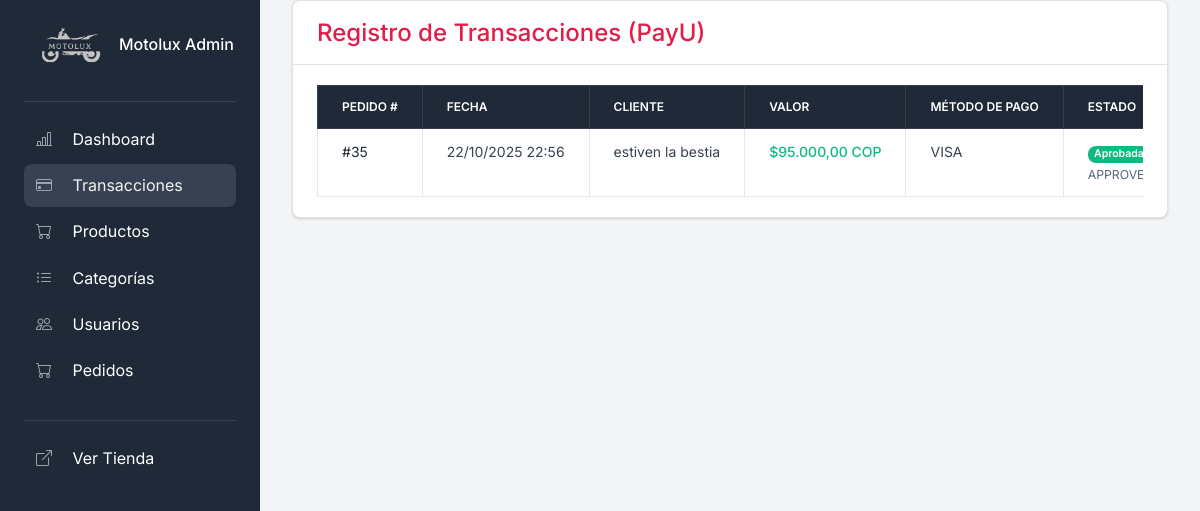
Page /transactions/ on the earlier database version.
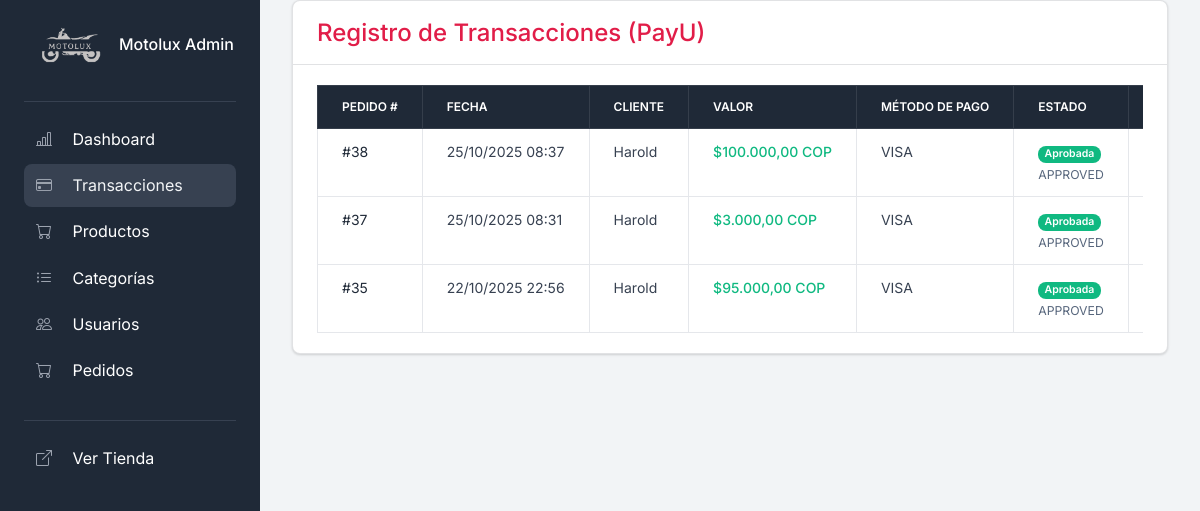
Same page on the later database version.
### tienda/models.py (models this page shows, shortened)
class Transaccion(models.Model):
    pedido = models.ForeignKey(Pedido, on_delete=models.SET_NULL, null=True, related_name='transacciones')
    id_transaccion_payu = models.CharField(max_length=255, unique=True, help_text="Transaction ID de PayU")
    estado_pol = models.CharField(max_length=50, help_text="Estado de la transacción en PayU")
    mensaje_respuesta = models.CharField(max_length=255, help_text="Mensaje de respuesta de PayU")
    metodo_pago_nombre = models.CharField(max_length=100, help_text="Nombre del método de pago usado")
    valor = models.DecimalField(max_digits=10, decimal_places=2)
    moneda = models.CharField(max_length=10)
    fecha = models.DateTimeField(auto_now_add=True)

class Pedido(models.Model):
    ESTADOS = [
        ('Pendiente', 'Pendiente'),
        ('Procesando', 'Procesando'),
        ('Entregado', 'Entregado'),
        ('Cancelado', 'Cancelado'),
    ]
    usuario = models.ForeignKey(Usuario, on_delete=models.CASCADE, related_name='pedidos')
    fecha = models.DateTimeField(auto_now_add=True)
    total = models.DecimalField(max_digits=10, decimal_places=0, validators=[MinValueValidator(0)])
    estado = models.CharField(max_length=20, choices=ESTADOS, default='Pendiente')

class Usuario(models.Model):
    user = models.OneToOneField(User, on_delete=models.CASCADE, related_name="perfil")
    rol = models.ForeignKey("Rol", on_delete=models.CASCADE, related_name='usuarios')
    telefono = models.CharField(max_length=20, blank=True, null=True)
    cedula = models.CharField(max_length=20, blank=True, null=True)
    direccion = models.CharField(max_length=200, blank=True, null=True)
    direccion2 = models.CharField(max_length=200, blank=True, null=True)
    ciudad = models.CharField(max_length=100, blank=True, null=True)
    departamento = models.CharField(max_length=100, blank=True, null=True)

### tienda/views.py (the view)
# urls.py: path('transactions/', views.transactions, name='transactions'),
def transactions(request):
    lista_transacciones = Transaccion.objects.select_related('pedido__usuario__user').order_by('-fecha')
    return render(request, 'tienda/admin/pedidos/transactions.html', {'transacciones': lista_transacciones})

### tienda/templates/tienda/admin/pedidos/transactions.html (shortened to what this page needs)
{% extends 'tienda/admin/layouts/base.html' %}
{% load static humanize %}
{% block content %}
<div class="container-fluid">
    <div class="card shadow mb-4">
        <div class="card-header py-3">
            <h4 class="m-0 font-weight-bold text-danger">Registro de Transacciones (PayU)</h4>
        </div>
        <div class="card-body">
            <div class="table-responsive">
                <table class="table table-bordered table-hover" id="dataTable" width="100%" cellspacing="0">
                    <thead class="table-dark">
                        <tr>
                            <th>Pedido #</th>
                            <th>Fecha</th>
                            <th>Cliente</th>
                            <th>Valor</th>
                            <th>Método de Pago</th>
                            <th>Estado</th>
                            <th>Acciones</th>
                        </tr>
                    </thead>
                    <tbody>
                        {% for transaccion in transacciones %}
                        <tr>
                            <td>
                                {% if transaccion.pedido %}
                                <a href="{% url 'pedido_detalle' transaccion.pedido.id %}">#{{ transaccion.pedido.id }}</a>
                                {% else %}
                                N/A
                                {% endif %}
                            </td>
                            <td>{{ transaccion.fecha|date:"d/m/Y H:i" }}</td>
                            <td>{{ transaccion.pedido.usuario.user.get_full_name|default:"-" }}</td>
                            <td class="text-success fw-bold">${{ transaccion.valor|intcomma }} {{ transaccion.moneda }}</td>
                            <td>{{ transaccion.metodo_pago_nombre }}</td>
                            <td>
                                {% if transaccion.estado_pol == '4' %}
                                    <span class="badge bg-success">Aprobada</span>
                                {% elif transaccion.estado_pol == '6' %}
                                    <span class="badge bg-danger">Rechazada</span>
                                {% elif transaccion.estado_pol == '5' %}
                                    <span class="badge bg-warning text-dark">Expirada</span>
                                {% else %}
                                    <span class="badge bg-info text-dark">Pendiente</span>
                                {% endif %}
                                <br>
                                <small class="text-muted">{{ transaccion.mensaje_respuesta }}</small>
                            </td>
                            <td>
                            </td>
                        </tr>
                        {% empty %}
                        <tr>
                            <td colspan="8" class="text-center">No se han registrado transacciones todavía.</td>
                        </tr>
                        {% endfor %}
                    </tbody>
                </table>
            </div>
        </div>
    </div>
</div>
{% endblock %}

Differences in the rows shown:
added Transaccion: estado_pol "Aprobada"
added Transaccion: estado_pol "Aprobada"
changed through a linked row, Transaccion (number 3 of 3 on the later page): pedido.usuario.user.get_full_name "estiven la bestia" → "Harold"
